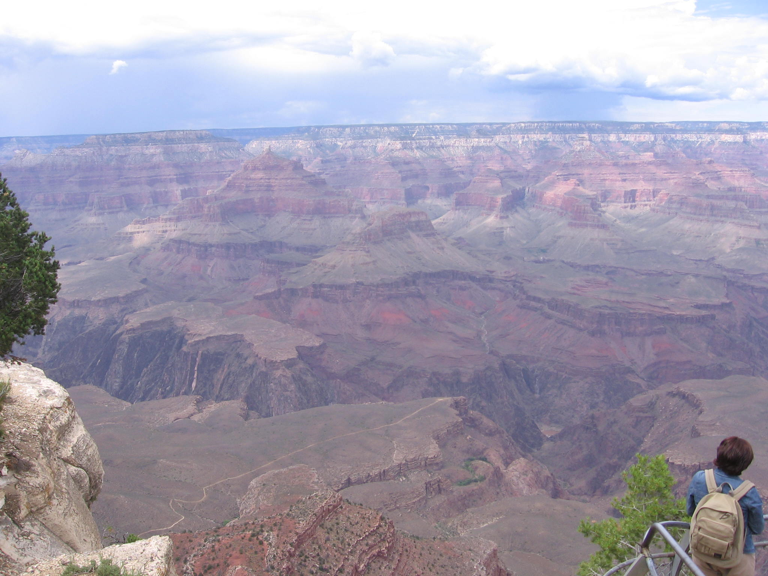
#> input picture tyuukann/fin/canyon.png, 768 x 576 px, given in place of canyon.jpg, which was not available
$ python jpg.py   (older library calls are emulated)
#> lines starting #> are read from the running program, lines starting #| are printed output that depends on the picture; pictures that were not available may be replaced by others from this repository, and a replacement may not be noted
#> further down, I0 is the input picture: shape (576, 768, 3); mean R, G, B 161, 156.3, 172.7
### tyuukann/kode/dehaze1.py
# -*- coding: utf-8 -*-
"""
Spyder Editor

This is a temporary script file.
"""

##############################################################################
## V.H. Diaz-Ramirez, J.E. Hernandez-Beltran, R. Juarez-Salazar,
## "Real-time haze removal in monocular images using locally adaptive processing,"
##  Journal of Real-Time Image Processing, (2017)
##  DOI:10.1007/s11554-017-0698-z
##############################################################################

import matplotlib.pyplot as plt
import numpy as np
import cv2
from cv2.ximgproc import guidedFilter
from skimage.restoration import denoise_tv_chambolle, denoise_bilateral
from skimage.io import imread, imsave

##############################################################################
# nxn領域から中心に近いk個のピクセル抽出
##############################################################################
def KNB(mw,K):
    #print("mw[:,:,0] : ", mw[:,:,0]) # 9x9x3 matrix
    #print("K : ", K) # ? 61
    mwg = rgb2gray(mw)  # グレイスケール化(パラメーターが二次元？)
    #print("mwg : ", mwg) # - 1 dimension 9x9x1 grayscale
    r = np.size(mwg)    # 配列の中の要素数
    #print("r : ", r) # 81 (9*9)

    re,co = np.shape(mwg)   #
    #print("re : ", re)
    #print("co : ", co)
    nbh = np.zeros([re,co,3])  # make [re*co*3] array (row,colum,RBG)
    #print("nbh : ", nbh) # like mw but empty
    #nbh_t = zeros([r,3])
    nbh_v = np.zeros([K,3])    # K*3の配列
    cent = mwg[int(np.floor(re/2)), int(np.floor(co/2))]  # np.floor = 切り捨て
    dist = np.zeros(r)    # 配列の中の要素数を零に
    #print("dist : ", dist) #
    dist = abs(mwg - cent) # abs=数の絶対値
    ("dist : ", dist) # Color change compared to the center color
    dist_ord = np.sort(np.ravel(dist[:])) # 多次元配列distの中の全てを一次元配列に直してソート
    #print("dist_ord : ", dist_ord) # List from the smallest to the biggest
    dist_K = dist_ord[K-1]
    #print("dist_K : ", dist_K) # in the list, the value number K (here 61)
    x,y = np.where(dist <= dist_K) # dist <= dist_Kの条件でindex取得（そこの画素値）
    #print("x : ", x)
    #print("y : ", y)
    nbh[x,y,0] = mw[x,y,0] # 多次元配列x*y*0  の値を nbh に代入
    #print("nbh[x,y,0] : ", nbh[x,y,0])
    nbh[x,y,1] = mw[x,y,1] # 多次元配列x*y*1
    nbh[x,y,2] = mw[x,y,2] # 多次元配列 x*y*3
    nbh_t0 = sorted(np.ravel(nbh[:,:,0]),reverse=True) # 配列(:*:*0)の画素値を降順で並び替え
    nbh_t1 = sorted(np.ravel(nbh[:,:,1]),reverse=True) # 配列(:*:*1)の画素値を降順で並び替え
    nbh_t2 = sorted(np.ravel(nbh[:,:,2]),reverse=True) # 配列(:*:*2)の画素値を降順で並び替え
    nbh_v[:,0] = nbh_t0[0:K] # 配列nbh_t0を0からKまでの範囲で選択（MINのやつ)
    nbh_v[:,1] = nbh_t1[0:K] # 配列nbh_t1を0からKまでの範囲で選択（MINのやつ)
    nbh_v[:,2] = nbh_t2[0:K] # 配列nbh_t2を0からKまでの範囲で選択（MINのやつ)
    return nbh_v


def rgb2gray(img):
    img_gray = np.double( (0.2989*img[:,:,0] + 0.5870*img[:,:,1] + 0.1140*img[:,:,2])) # RGB to Gray Conversion
    return img_gray

S = 19 # Defines the size of sliding-window (SxS) for Airlight estimation


### Construction of a synthetic image degraded with haze 合成画像構築
# [14 lines of commented-out code are left out]
f_c = np.double( imread("I1.png") ) # Read Input Hazy Image
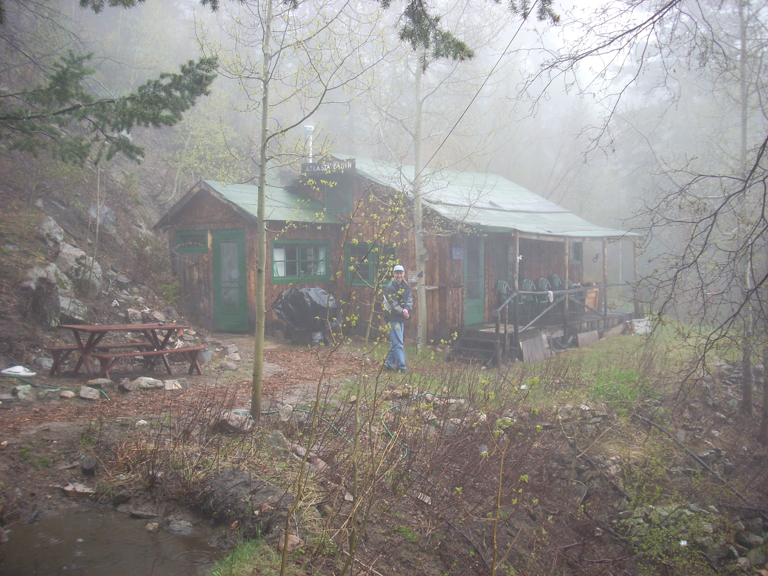
#> input picture tyuukann/I1.png, 768 x 576 px, found by its file name

####################
# Size of the Input Image
Nr,Nc,Np = f_c.shape # 3次元配列の要素数（合成霧画像）
#> Nr = 576; Nc = 768; Np = 3

# Nr = 640,Nc = 512.
#########################################
# Extention of the input image to avoid edge issues #エッジ問題回避のための入力画像拡張
A1 = np.concatenate((np.flipud(np.fliplr(f_c)), np.flipud(f_c), np.flipud(np.fliplr(f_c))), axis=1) # （転置、上下、転置）
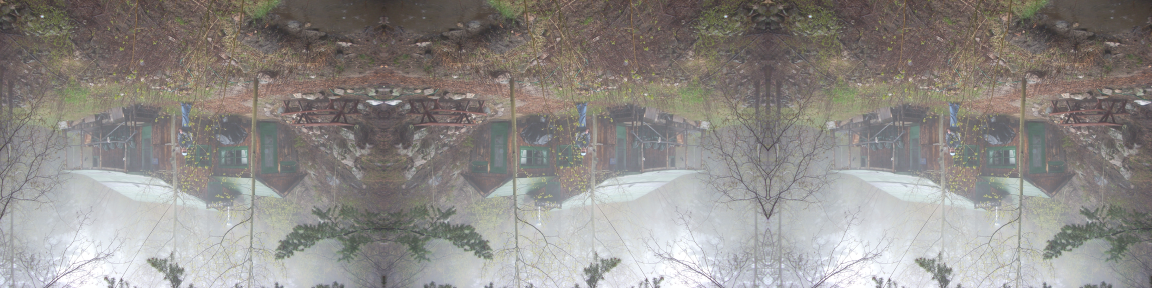
#> A1: shape (576, 2304, 3) float64 (shown at 1/2 size); mean R, G, B 143.6, 140, 136.6
A2 = np.concatenate((np.fliplr(f_c),            f_c,            np.fliplr(f_c)), axis=1) # （左右、そのまま、左右）
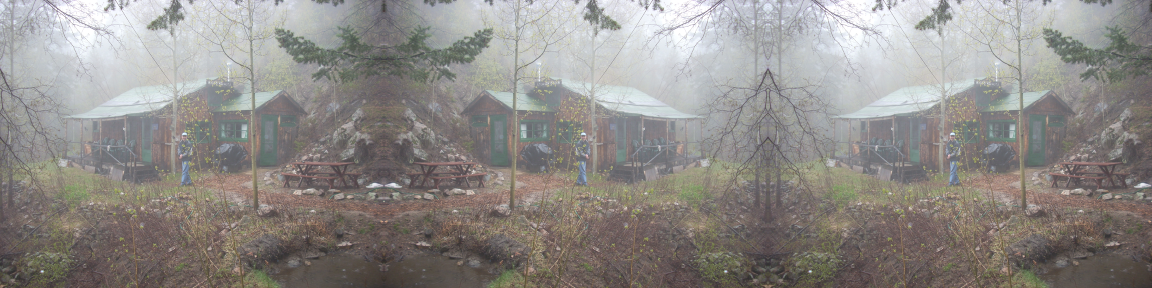
#> A2: shape (576, 2304, 3) float64 (shown at 1/2 size); mean R, G, B 143.6, 140, 136.6
A3 = np.concatenate((np.flipud(np.fliplr(f_c)), np.flipud(f_c), np.flipud(np.fliplr(f_c))), axis=1) # （転置、上下、転置）
### fliplr = 配列左右反転
### flipud = 配列上下反転
### flipud(fliplr) = 配列の転置
### concatnateで配列の連結ができる　axis=0で行方向に連結（縦方向） axis=1で列方向に連結（横方向）
f_proc = np.concatenate( (A1,A2,A3) ,axis=0)
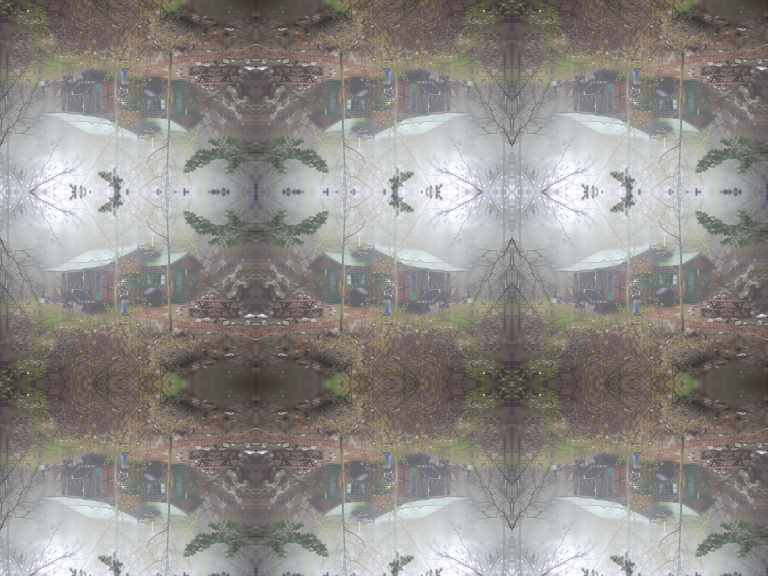
#> f_proc: shape (1728, 2304, 3) float64 (shown at 1/3 size); mean R, G, B 143.6, 140, 136.6
f_proc = f_proc[Nr-int((S-1)/2):2*Nr+int((S-1)/2), Nc-int((S-1)/2):2*Nc+int((S-1)/2),:]
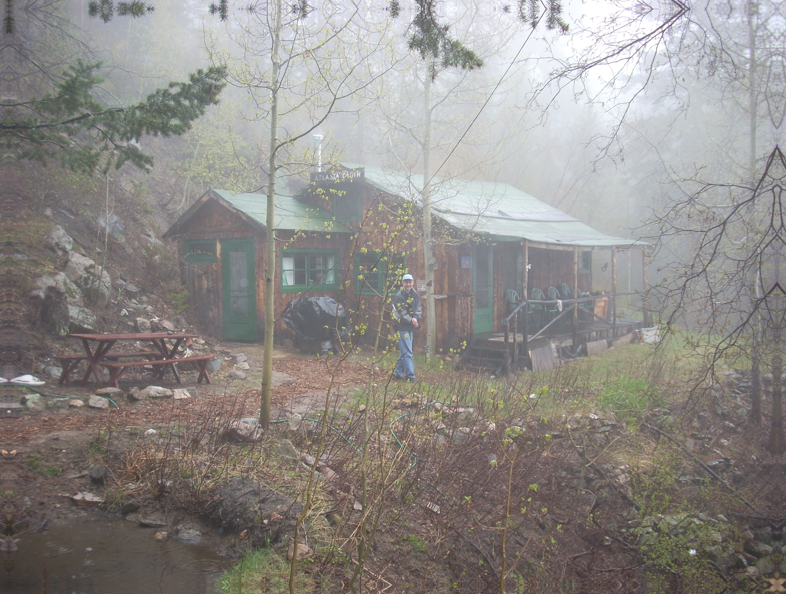
#> f_proc: shape (594, 786, 3) float64; mean R, G, B 142.9, 139.3, 136

A_test = np.zeros([Nr,Nc])
f_mv = np.zeros([S,S])
K = np.floor(2*S*S/3) # floor = 切り捨て
for row in range(Nr):
    leyend = 'Estimating Airlight: ' + str(int(100*(row+1)/Nr)) + '%' # Estimating Airlight:37%
    print(leyend)
    for column in range(Nc):
        f_mv = ( f_proc[ row:S+row, column:S+column ] ) # proc[240~259,512~531]
        #print("f_mv", f_mv)
        #print("f_mv shape", np.shape(f_mv))
        f_max = f_mv.max() # maximum of color in the moving window
        f_min = f_mv.min() # minimum of color in the moving window
        #u = np.mean(f_mv[:]) # 配列平均値
        u = (f_min + f_max) / 2.0 # Average color
        #v = (1 + np.var(f_mv[:]))
        v = f_max - f_min # Difference of color in the moving window
        #print("f_max : ", f_max, ", f_min : ", f_min, ", u : ", u, ", v : ", v)
        A_test[row,column] = u / (1 + v)
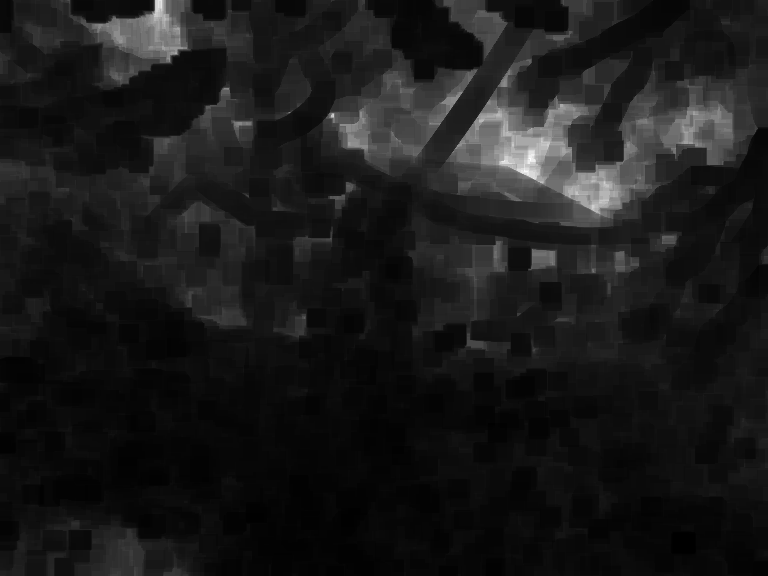
#> A_test: shape (576, 768) float64; min 0.717, max 12.97, mean 1.97; drawn with min black and max white
	#print(A_test)
	#quit()
print('Done!')

x0,y0 = np.where( A_test == A_test.max()) # (A_test == A_test.max())の部分の画素値取得
#> x0 = [158, 158, 159]; y0 = [529, 530, 530]
A = np.zeros(3)
A[0] = f_c[x0[0], y0[0],0]
A[1] = f_c[x0[0], y0[0],1]
A[2] = f_c[x0[0], y0[0],2]
A_est = 0.2989*A[0] + 0.5870*A[1] + 0.1140*A[2]

t_est = np.zeros([Nr,Nc])
trans = np.zeros([Nr,Nc])

#PAR = [15, 0.01, 1.0, 4.] # Parameters for maguey アロエ
PAR = [15, 0.01, 10.0, 4.0] # Parameters for flores 花
#PAR = [19, 0.6, 0.6, 6.] # Parameters for fuente 最初

S = PAR[0]      # Defines the size of sliding-window SxS スライディングウインドウの設定S×Sの設定
w = PAR[1]      # Minimum allowed value of transmission
j0 = PAR[2]     # Parameter for transmission estimation
Kdiv = PAR[3]   # Parameter for calculation of K in adaptive neighborhoods

y = np.zeros([Nr,Nc,Np])
K = S**2 - int((S**2)/Kdiv)
print(K)

for k in range(Nr):
    leyend = 'Estimating Transmission: ' + str(int(100*(k+1)/Nr)) + '%' # Estimating Airlight:61%
    print(leyend)
    for l in range(Nc):
        f_w = f_proc[ k:S+k, l:S+l, : ]
        f_v = KNB(f_w, K)
        Fmax = f_v.max()
        Fmin = f_v.min()
        range_fv = Fmax - Fmin
        fv_avg = (Fmin+Fmax)/2.0
        if range_fv < w:
            range_fv = w
        alpha = range_fv/(j0*A_est)
        t_est[k,l] = (A_est - (alpha*fv_avg + (1-alpha)*Fmin)) / (A_est-alpha*fv_avg)

        if t_est[k,l] > 1:
            t_est[k,l] = 1
        if t_est[k,l] < w:
            t_est[k,l] = w
print('Done!')

#trans = denoise_tv_chambolle(t_est, weight=1000.0, multichannel=False)
trans = (guidedFilter(np.uint8(f_c),np.uint8(255*t_est),30,0.1) / 255.0)

y[:,:,0] = (f_c[:,:,0] - A[0]) / (trans +0.00001) + A[0]
y[:,:,1] = (f_c[:,:,1] - A[1]) / (trans +0.00001) + A[1]
y[:,:,2] = (f_c[:,:,2] - A[2]) / (trans +0.00001) + A[2]
y[:,:,:] = abs(y[:,:,:]) # abs = 絶対値を返す
xs,ys,zs = np.where( y > 255 )
y[xs,ys,zs] = 255.0

#plt.subplot(121), plt.imshow(f_c/255.), plt.title('Hazy Image')
#plt.subplot(122), plt.imshow(y/255.), plt.title('Processed Image')


imsave('D1.png', np.uint8(y)) # 画像の保存

### tyuukann/kode/jpg.py
# -*- coding: utf-8 -*-

import matplotlib.pyplot as plt
import numpy as np
import cv2
from cv2.ximgproc import guidedFilter
from skimage.restoration import denoise_tv_chambolle, denoise_bilateral
from skimage.io import imread, imsave
import gamma
import mean

imgName = 'canyon'
# [5 lines of commented-out code are left out]

I0 = imread(imgName +".jpg")
I1 = imread(imgName +".jpg")

imsave('I0.jpg', I0)
imsave('I1.jpg', I1)
# create D1
#> (the run stopped early here; a loop or call above may not have finished)
